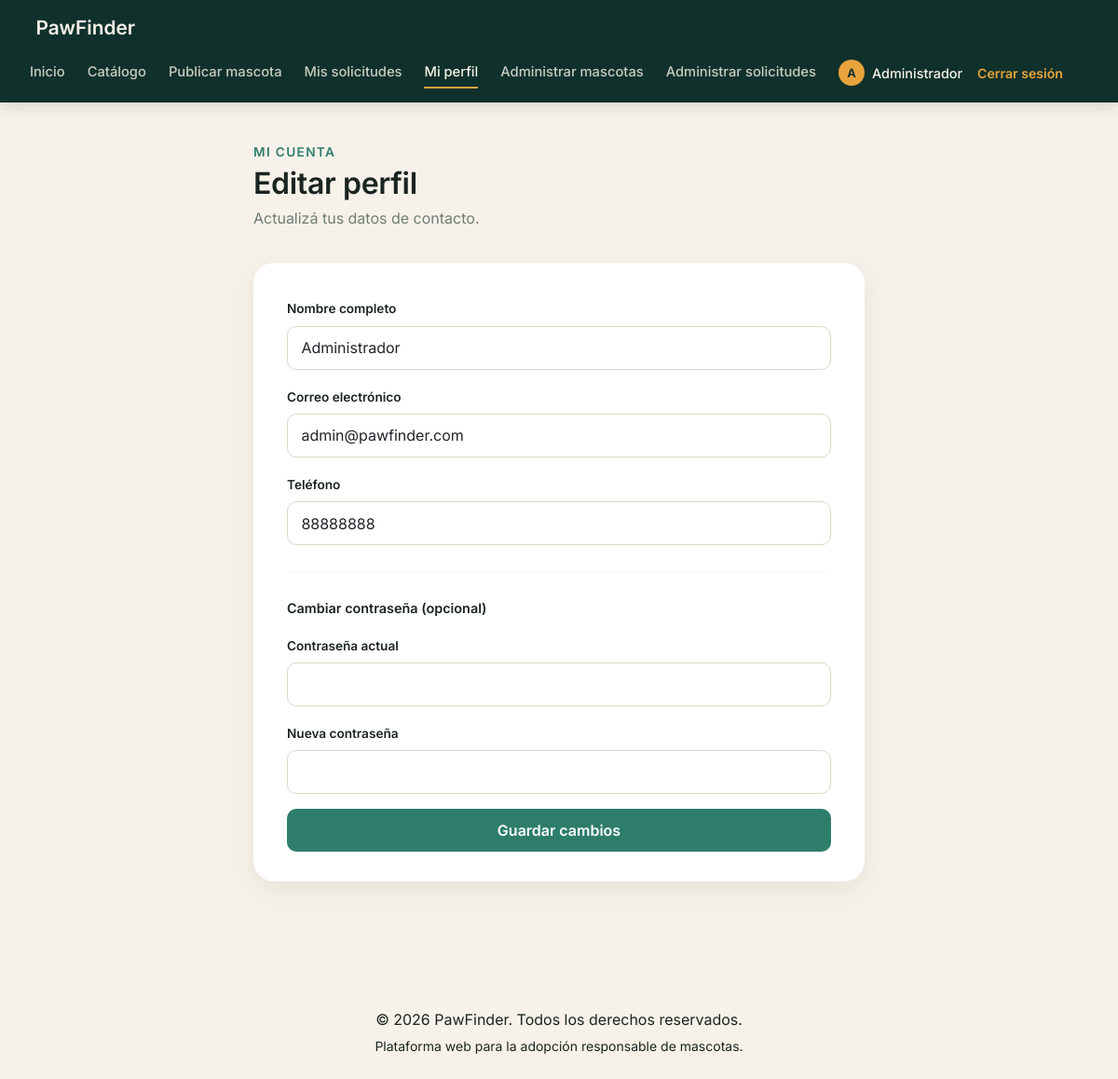
Page /mi_proyecto/app/controllers/UsuarioController.php?accion=perfil (signed in) on the committed database.
### tables this page shows
CREATE TABLE usuarios (

    id_usuario INT AUTO_INCREMENT PRIMARY KEY,
    nombre VARCHAR(100) NOT NULL,
    email VARCHAR(100) NOT NULL UNIQUE,
    telefono VARCHAR(20),
    password VARCHAR(255) NOT NULL,
    id_rol INT NOT NULL,
    fecha_registro DATETIME DEFAULT CURRENT_TIMESTAMP,

    FOREIGN KEY (id_rol)
    REFERENCES roles(id_rol)

);

### mi_proyecto/app/models/Usuario.php (called while the page is built, shortened)
<?php
require_once __DIR__ . '/../../config/database.php';
class Usuario
{
    private $conexion;
    public function __construct()
    {
        $db = new Database();
        $this->conexion = $db->conectar();
    }
    public function buscarPorId($id)
    {
        $sql = "SELECT u.*, r.nombre AS rol
                FROM usuarios u
                INNER JOIN roles r ON u.id_rol = r.id_rol
                WHERE u.id_usuario = :id";
        $stmt = $this->conexion->prepare($sql);
        $stmt->bindParam(':id', $id, PDO::PARAM_INT);
        $stmt->execute();
        return $stmt->fetch(PDO::FETCH_ASSOC);
    }
}

### mi_proyecto/config/database.php (called while the page is built, shortened)
<?php
class Database
{
    private $host = "localhost";
    private $dbname = "pawfinder";
    private $usuario = "root";
    private $password = "";
    public function conectar()
    {
        $this->conexion = null;
        try {
            $this->conexion = new PDO(
                "mysql:host=" . $this->host . ";dbname=" . $this->dbname . ";charset=utf8mb4",
                $this->usuario,
                $this->password
            );
            $this->conexion->setAttribute(PDO::ATTR_ERRMODE, PDO::ERRMODE_EXCEPTION);
        } catch (PDOException $e) {
            echo "Error de conexión: " . $e->getMessage();
        }
        return $this->conexion;
    }
}

### mi_proyecto/app/views/usuarios/perfil.php (the view, shortened to what this page needs)
<?php
require_once __DIR__ . '/../layout/header.php';
require_once __DIR__ . '/../layout/menu.php';
$usuario = $usuario ?? [
    'nombre'   => $nombreActual ?? '',
    'email'    => '',
    'telefono' => '',
];
?>
<div class="page-wrapper page-wrapper-narrow">
    <div class="page-header">
        <div>
            <span class="eyebrow-dark">Mi cuenta</span>
            <h1>Editar perfil</h1>
            <p class="page-subtitle">Actualizá tus datos de contacto.</p>
        </div>
    </div>
    <div class="pf-form-card">
        <form action="/mi_proyecto/app/controllers/UsuarioController.php" method="POST">
            <div class="mb-3">
                <label for="nombre" class="form-label">Nombre completo</label>
                <input type="text" class="form-control" id="nombre" name="nombre"
                    value="<?= htmlspecialchars($usuario['nombre']) ?>" required>
            </div>
            <div class="mb-3">
                <label for="email" class="form-label">Correo electrónico</label>
                <input type="email" class="form-control" id="email" name="email"
                    value="<?= htmlspecialchars($usuario['email']) ?>" required>
            </div>
            <div class="mb-3">
                <label for="telefono" class="form-label">Teléfono</label>
                <input type="tel" class="form-control" id="telefono" name="telefono"
                    value="<?= htmlspecialchars($usuario['telefono']) ?>">
            </div>
            <hr class="pf-divider">
            <p class="form-section-label">Cambiar contraseña (opcional)</p>
            <div class="mb-3">
                <label for="password_actual" class="form-label">Contraseña actual</label>
                <input type="password" class="form-control" id="password_actual" name="password_actual">
            </div>
            <div class="mb-3">
                <label for="password_nueva" class="form-label">Nueva contraseña</label>
                <input type="password" class="form-control" id="password_nueva" name="password_nueva">
            </div>
            <button type="submit" class="btn btn-pawfinder">Guardar cambios</button>
        </form>
    </div>
</div>
<?php require_once __DIR__ . '/../layout/footer.php'; ?>

### mi_proyecto/public/css/styles.css (style rules this page uses)
:root { --color-bg: #10312B; --color-surface: #F7F2E9; --color-primary: #2E7D6B; --color-primary-dark: #1F5C4E; --color-accent: #E8A33D; --color-ink: #1A2420; --color-muted: #6E7D75; --radius-lg: 22px; --radius-sm: 10px; --font-display: 'Inter', serif; --font-body: 'Inter', sans-serif; }
body { font-family: var(--font-body); color: var(--color-ink); background-color: var(--color-surface); margin: 0; }
h1, h2, h3, .display-text { font-family: var(--font-display); font-weight: 600; letter-spacing: -0.01em; }
.form-label { font-size: 0.85rem; font-weight: 600; color: var(--color-ink); }
.form-control { border-radius: var(--radius-sm); border: 1px solid #DDD6C7; padding: 0.65rem 0.9rem; }
.btn-pawfinder { background-color: var(--color-primary); border: none; color: #fff; font-weight: 600; border-radius: var(--radius-sm); padding: 0.7rem 1rem; width: 100%; transition: background-color 0.2s ease; }
.page-wrapper { max-width: 1200px; margin: 0 auto; padding: 2.5rem 2rem 4rem; }
.page-wrapper-narrow { max-width: 720px; }
.page-header { display: flex; justify-content: space-between; align-items: flex-end; flex-wrap: wrap; gap: 1rem; margin-bottom: 2.25rem; }
.eyebrow-dark { color: var(--color-primary); font-size: 0.85rem; font-weight: 600; text-transform: uppercase; letter-spacing: 0.1em; }
.page-header h1 { font-size: 2rem; margin: 0.25rem 0 0.4rem; }
.page-subtitle { color: var(--color-muted); margin: 0; }
.pf-form-card { background: #fff; border-radius: var(--radius-lg); box-shadow: 0 10px 30px rgba(16, 49, 43, 0.08); padding: 2.25rem 2.25rem 2rem; }
.form-section-label { font-weight: 600; font-size: 0.9rem; color: var(--color-ink); margin-bottom: 1rem; }
.pf-divider { border: none; border-top: 1px solid #EEE7D8; margin: 1.75rem 0; }

### rows in the picture
usuarios: nombre "Administrador", email "admin@pawfinder.com", telefono "88888888"

### other values in the picture
substr($nombreActual, 0, 1) "A"
$nombreActual "Administrador"
